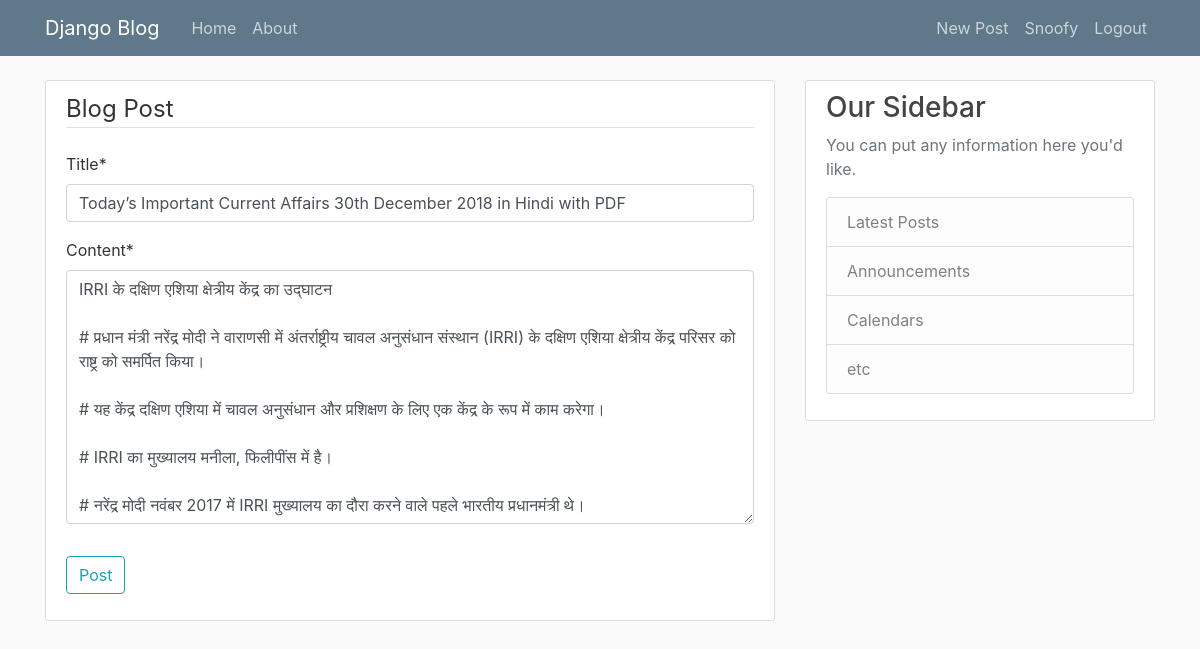
/post/38/update (signed in), run on the app's committed database.
### blog/models.py (models this page shows, shortened)
class Post(models.Model):
    title = models.CharField(max_length = 100)
    content = models.TextField()
    date_posted = models.DateTimeField(default=timezone.now)
    author = models.ForeignKey(User, on_delete=models.CASCADE)

### blog/views.py (the view, shortened to what this page needs)
# urls.py: path('post/<int:pk>/update', PostUpdateView.as_view(), name='post-update'),
class PostUpdateView(LoginRequiredMixin, UserPassesTestMixin, UpdateView):
    model = Post
    fields = ['title', 'content']
    def test_func(self):
        post = self.get_object()
        if self.request.user == post.author:
            return True
        return False

### blog/templates/blog/post_form.html
{% extends 'blog/base.html' %}
{% load crispy_forms_tags %}
{% block content %}
  <div class="content-section">
      <form method="POST"> {% csrf_token %}
        <fieldset class="form-group">
            <legend class="border-bottom mb-4">Blog Post</legend>
              {{ form|crispy }}
        </fieldset>
          <div class="form-group">
            <button class="btn btn-outline-info" type="submit">Post</button>
          </div>
      </form>
  </div>
{% endblock content %}

### blog/templates/blog/base.html (shortened to what this page needs)
{% load static %}
<!DOCTYPE html>
<html lang="en" dir="ltr">
  <head>
    <link rel="stylesheet" href="https://stackpath.bootstrapcdn.com/bootstrap/4.1.3/css/bootstrap.min.css">
    <link rel="stylesheet" href="{% static 'blog/main.css' %}" type="text/css">
  </head>
  <body>
    <header class="site-header">
      <nav class="navbar navbar-expand-md navbar-dark bg-steel fixed-top">
        <div class="container">
          <a class="navbar-brand mr-4" href="{% url 'blog-home' %}">Django Blog</a>
          <div class="collapse navbar-collapse" id="navbarToggle">
            <div class="navbar-nav mr-auto">
              <a class="nav-item nav-link" href="{% url 'blog-home' %}">Home</a>
              <a class="nav-item nav-link" href="{% url 'blog-about' %}">About</a>
            </div>
            <div class="navbar-nav">
              {% if user.is_authenticated %}
                <a class="nav-item nav-link" href="{% url 'post-create' %}">New Post</a>
                <a class="nav-item nav-link" href="{% url 'profile' %}">{{ user.username }}</a>
                <a class="nav-item nav-link" href="{% url 'logout' %}">Logout</a>
              {% else %}
                <a class="nav-item nav-link" href="{% url 'login' %}">Login</a>
                <a class="nav-item nav-link" href="{% url 'register' %}">Register</a>
              {% endif %}
            </div>
          </div>
        </div>
      </nav>
    </header>
    <main role="main" class="container">
      <div class="row">
        <div class="col-md-8">
          {% block content %}{% endblock %}
        </div>
        <div class="col-md-4">
          <div class="content-section">
            <h3>Our Sidebar</h3>
            <p class='text-muted'>You can put any information here you'd like.
              <ul class="list-group">
                <li class="list-group-item list-group-item-light">Latest Posts</li>
                <li class="list-group-item list-group-item-light">Announcements</li>
                <li class="list-group-item list-group-item-light">Calendars</li>
                <li class="list-group-item list-group-item-light">etc</li>
              </ul>
            </p>
          </div>
        </div>
      </div>
    </main>
  </body>
</html>

### blog/static/blog/main.css (style rules this page uses)
body { background: #fafafa; color: #333333; margin-top: 5rem; }
h1, h2, h3, h4, h5, h6 { color: #444444; }
ul { margin: 0; }
.bg-steel { background-color: #5f788a; }
.site-header .navbar-nav .nav-link { color: #cbd5db; }
.content-section { background: #ffffff; padding: 10px 20px; border: 1px solid #dddddd; border-radius: 3px; margin-bottom: 20px; }

### data on the page
Post: title "Today’s Important Current Affairs 30th December 2018 in Hindi with PDF", content "IRRI के दक्षिण एशिया क्षेत्रीय केंद्र का उद्घाटन # प्रधान मंत्री नरेंद्र मोदी ने वाराणसी में अंतर्राष्ट्रीय चावल अनुसंधान संस्थान (IRRI) के दक्षिण एशिया क्षेत्रीय केंद्र परिसर को राष्ट्र को समर्पित किया। # यह केंद्र दक्षिण एशिया में चावल अनुसंधान और प्रशिक्षण के लिए एक केंद्र के रूप में काम करेगा। # IRRI का मुख्यालय मनीला, फिलीपींस में है। # नरेंद्र मोदी नवंबर 2017 में IRRI मुख्यालय का दौरा करने वाले पहले भारतीय प्रधानमंत्री थे।"

### other printed values
{{ user.username }} "Snoofy"
